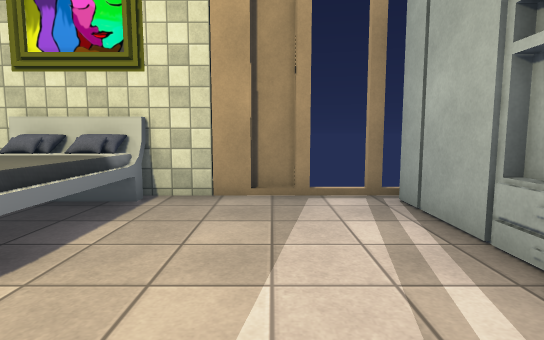
[1] (above)

15 first-person views from a walk through a 3-D level made in the Unity game engine. The camera is 1.2 m above the floor, tilts 6° down and sees 80° across. Doors are open. The floor is counted in squares, 1 m on a side. Each view is taken from the middle of a square. On the plan, view 1 faces up. The plan holds only what a view shows up to about 14 squares ahead; the rest is blank. The place goes on beyond the plan. Some surface patterns are stand-ins.

[2]
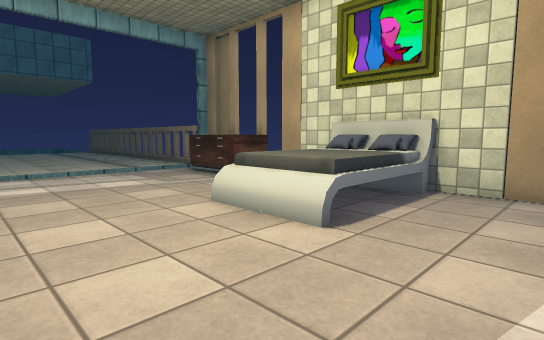

[3]
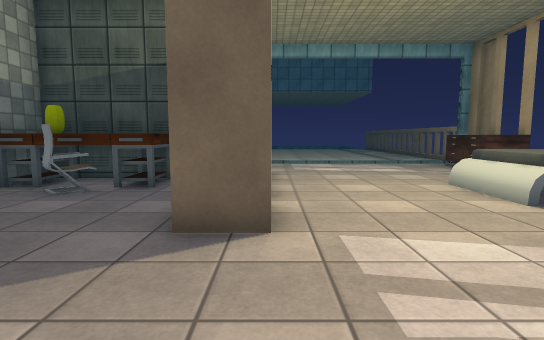

[4]
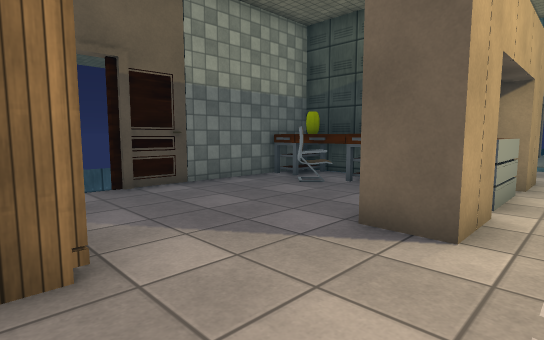

[5]
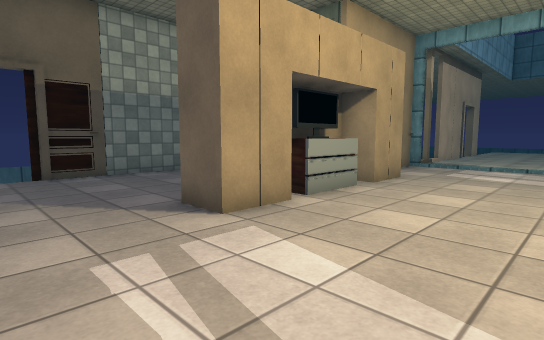

[6]
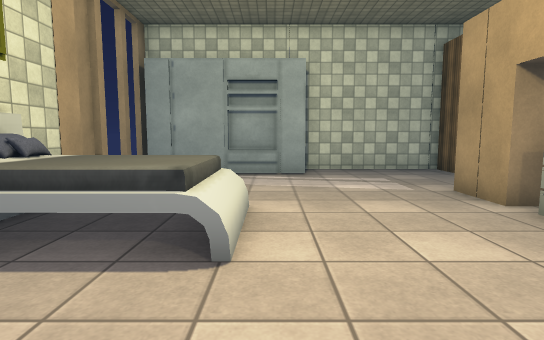

[7]
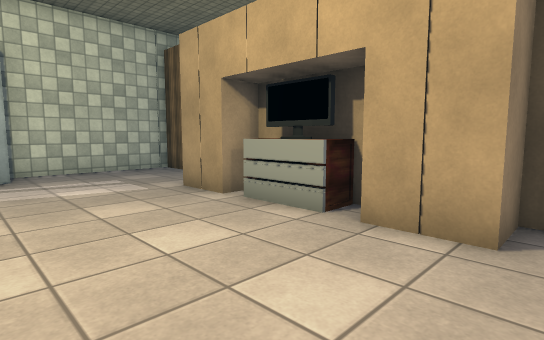

[8]
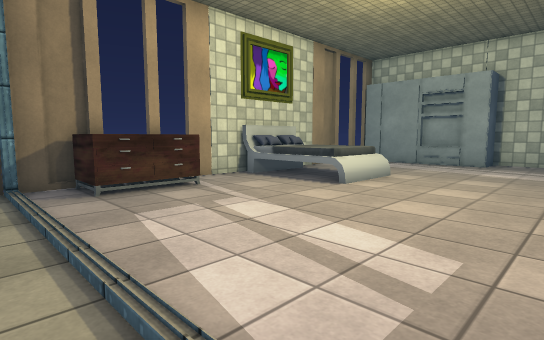

[9]
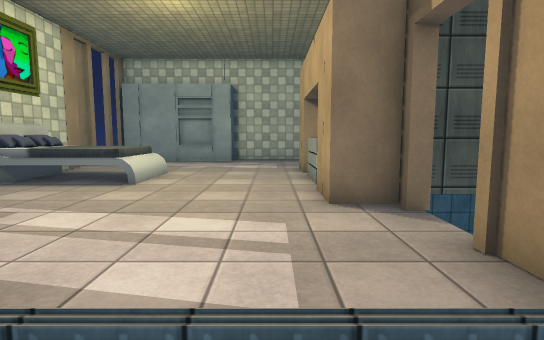

[10]
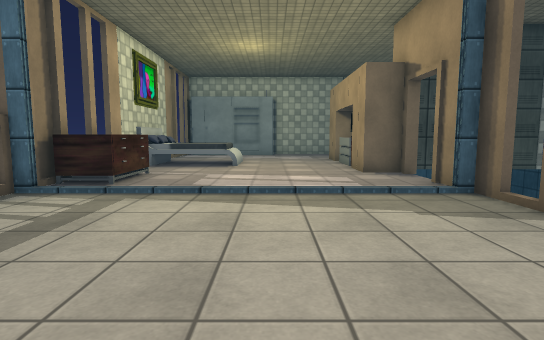

[11]
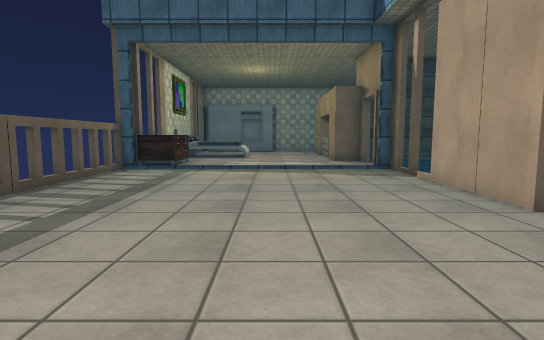

[12]
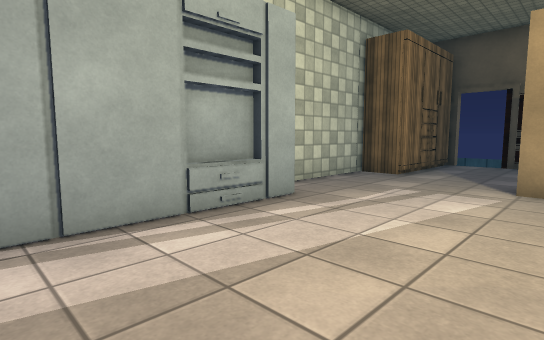

[13]
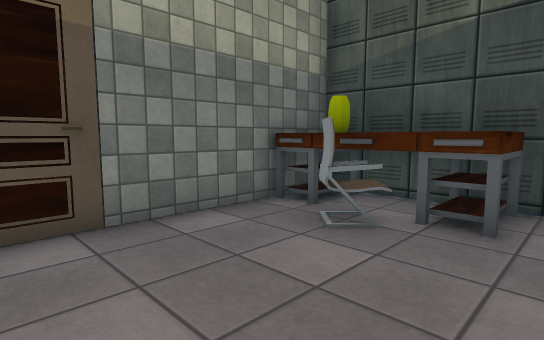

[14]
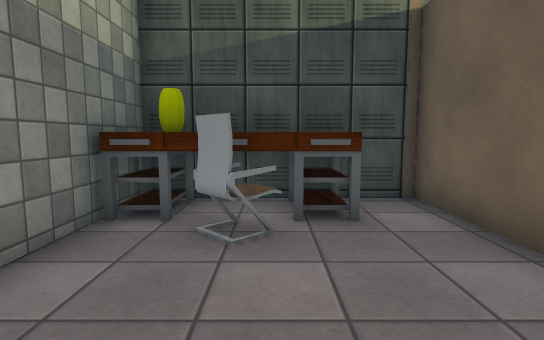

[15]
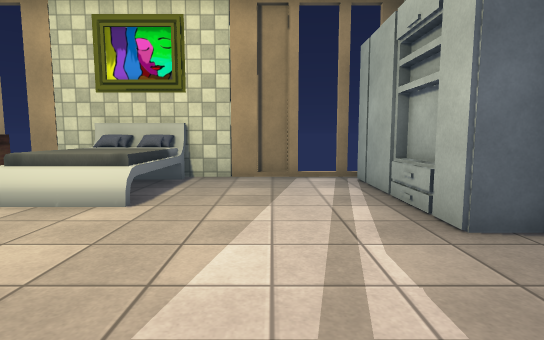

### Floor plan
Key: @ floor where view 1 was taken; # wall or solid block; x gap in a wall; . floor; D open door; P pillow; B bed; R drawers; E desk; C chair; A vase; W wardrobe; T TV; O other object.
Columns run from 23 left of view 1 to 4 right of it. Each row starts with its distance up from view 1.
  7        xx   #### #######  #
  6      .......#RRR..PPP.....#
  5     .........RRR..BBB.....#
  4    ...............BBB.....#
  3   ..........D.....BBB.....O
  2   ..........D.............#
  1 . ..........D.............##
  0   ..........D..........@...#
 -1   ..........D..............#
 -2    .........D...##RT.##....#
 -3     ........D#..###TO##....#
 -4      #### # ##  ##.......W##
 -5                  #E......W
 -6                  EEE.....W
 -7                  EEC.....W
 -8                  AE......#
 -9                  ####### #

Where each view was taken, in squares from view 1:
view 1: 0 up, 0 right, facing up
view 2: 1 down, 0 right, facing up-left
view 3: 2 down, 3 right, facing left
view 4: 1 down, 3 right, facing down-left
view 5: 2 up, 2 right, facing down-left
view 6: 2 up, 8 left, facing right
view 7: 2 up, 8 left, facing down-right
view 8: 2 down, 12 left, facing up-right
view 9: 1 down, 13 left, facing right
view 10: 1 up, 18 left, facing right
view 11: 1 up, 23 left, facing right
view 12: 6 up, 2 left, facing down-right
view 13: 4 down, 0 right, facing down-left
view 14: 6 down, 0 right, facing left
view 15: 3 down, 0 right, facing up
